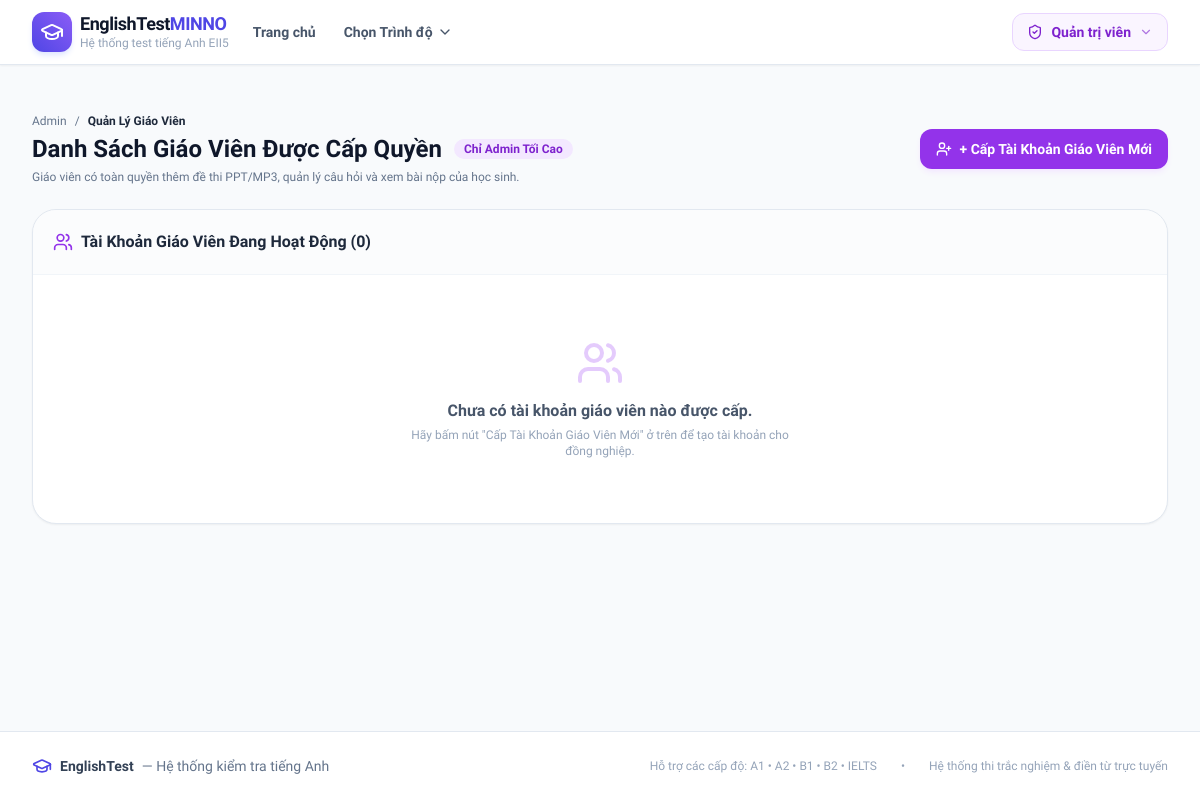
Before: /admin/teachers (signed in) with the older database file.
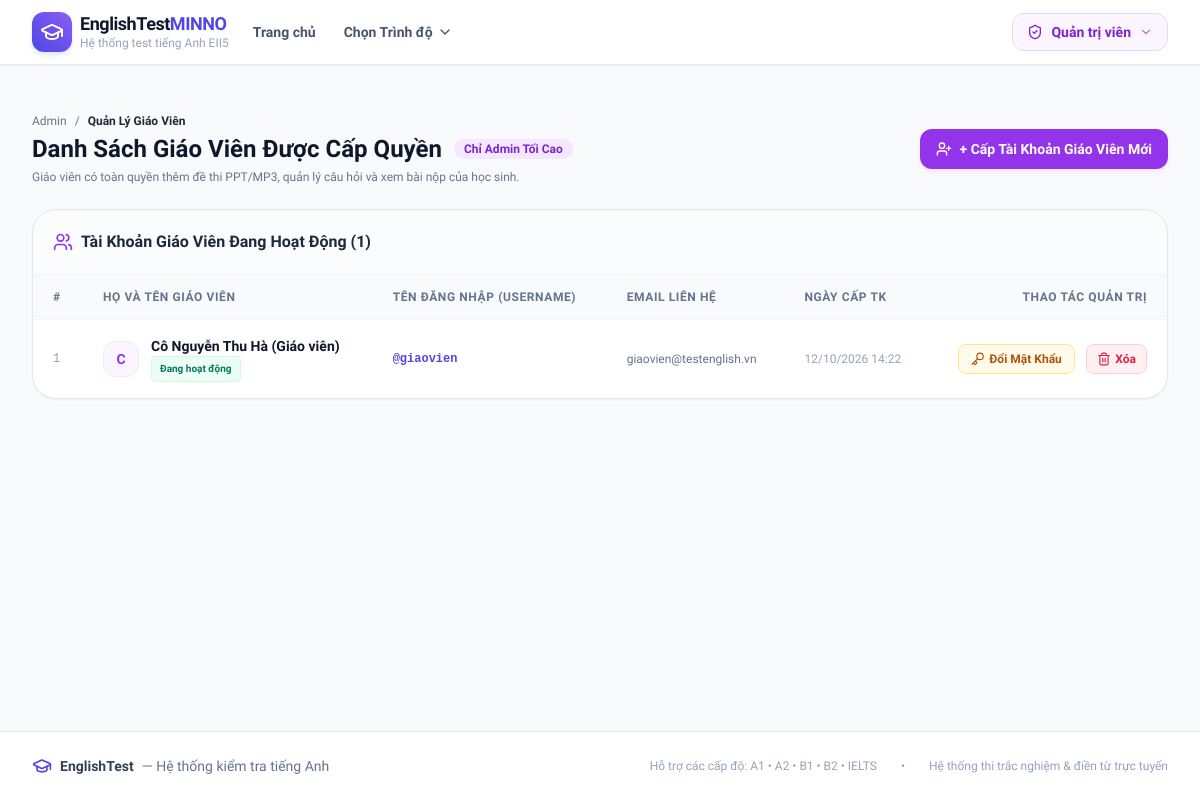
After: the same page with the newer database file.
### models.py (models this page shows, shortened)
class User(db.Model):
    __tablename__ = 'users'
    id = db.Column(db.Integer, primary_key=True)
    username = db.Column(db.String(80), unique=True, nullable=False)
    password_hash = db.Column(db.String(255), nullable=False)
    full_name = db.Column(db.String(120), nullable=False)
    email = db.Column(db.String(120), nullable=True)
    role = db.Column(db.String(20), default='user')  # 'admin' or 'user'
    created_at = db.Column(db.DateTime, default=datetime.utcnow)
    submissions = db.relationship('Submission', backref='user', lazy=True)

### app.py (the view, shortened to what this page needs)
@app.route('/admin/teachers', methods=['GET', 'POST'])
@admin_only_required
def admin_teachers():
    teachers = User.query.filter_by(role='teacher').order_by(User.created_at.desc()).all()
    return render_template('admin/teachers.html', teachers=teachers)

### app.py (called while the page is built)
def admin_only_required(f):
    @wraps(f)
    def decorated_function(*args, **kwargs):
        if not session.get('user_id'):
            return redirect(url_for('admin_login', next=request.path))
        if session.get('role') != 'admin':
            flash('Chức năng này chỉ dành riêng cho Quản trị viên tối cao (Admin).', 'danger')
            return redirect(url_for('admin_dashboard'))
        return f(*args, **kwargs)
    return decorated_function

@app.context_processor
def inject_globals():
    levels = Level.query.filter_by(is_active=True).order_by(Level.order_num).all()
    current_user = None
    if session.get('user_id'):
        current_user = User.query.get(session.get('user_id'))
    return {
        'all_levels': levels,
        'current_user': current_user,
        'is_admin': session.get('role') == 'admin',
        'is_teacher': session.get('role') == 'teacher',
        'is_staff': session.get('role') in ('admin', 'teacher'),
        'candidate_name': session.get('student_name'),
        'candidate_phone': session.get('student_phone'),
        'candidate_email': session.get('student_email')
    }

### models.py (called while the page is built)
    @property
    def active_tests_count(self):
        return len([t for t in self.tests if t.is_active])

### templates/admin/teachers.html (shortened to what this page needs)
{% extends 'base.html' %}
{% block content %}
<div class="max-w-7xl mx-auto px-4 sm:px-6 lg:px-8 py-8">
    <div class="flex flex-col md:flex-row md:items-center justify-between gap-4 mb-6">
        <div>
            <div class="flex items-center space-x-2 text-xs text-slate-500 mb-1">
                <a href="{{ url_for('admin_dashboard') }}" class="hover:text-indigo-600">Admin</a>
                <span>/</span>
                <span class="text-slate-800 font-bold">Quản Lý Giáo Viên</span>
            </div>
            <h1 class="text-2xl font-extrabold text-slate-900 flex items-center space-x-3">
                <span>Danh Sách Giáo Viên Được Cấp Quyền</span>
                <span class="text-xs px-2.5 py-0.5 rounded-full font-bold bg-purple-100 text-purple-700">Chỉ Admin Tối Cao</span>
            </h1>
            <p class="text-xs text-slate-500 mt-1">Giáo viên có toàn quyền thêm đề thi PPT/MP3, quản lý câu hỏi và xem bài nộp của học sinh.</p>
        </div>
        <button
            type="button"
            onclick="openNewTeacherModal()"
            class="px-4 py-2.5 bg-purple-600 hover:bg-purple-700 text-white font-bold rounded-xl text-sm shadow-md shadow-purple-100 transition flex items-center space-x-2"
        >
            <i data-lucide="user-plus" class="w-4 h-4"></i>
            <span>+ Cấp Tài Khoản Giáo Viên Mới</span>
        </button>
    </div>
    <div class="bg-white rounded-3xl border border-slate-200 shadow-sm overflow-hidden">
        <div class="p-5 border-b border-slate-100 flex items-center justify-between bg-slate-50/50">
            <div class="flex items-center space-x-2">
                <i data-lucide="users" class="w-5 h-5 text-purple-600"></i>
                <h2 class="font-bold text-slate-800 text-base">Tài Khoản Giáo Viên Đang Hoạt Động ({{ teachers|length }})</h2>
            </div>
        </div>
        {% if teachers %}
        <div class="overflow-x-auto">
            <table class="w-full text-left border-collapse text-sm">
                <thead>
                    <tr class="bg-slate-50 text-slate-500 font-bold text-xs uppercase tracking-wider border-b border-slate-100">
                        <th class="py-3.5 px-5">#</th>
                        <th class="py-3.5 px-5">Họ và Tên Giáo Viên</th>
                        <th class="py-3.5 px-5">Tên Đăng Nhập (Username)</th>
                        <th class="py-3.5 px-5">Email Liên Hệ</th>
                        <th class="py-3.5 px-5">Ngày Cấp TK</th>
                        <th class="py-3.5 px-5 text-right">Thao Tác Quản Trị</th>
                    </tr>
                </thead>
                <tbody class="divide-y divide-slate-100">
                    {% for t in teachers %}
                    <tr class="hover:bg-slate-50/80 transition group">
                        <td class="py-4 px-5 text-slate-400 font-mono text-xs">{{ loop.index }}</td>
                        <td class="py-4 px-5 font-bold text-slate-900">
                            <div class="flex items-center space-x-3">
                                <div class="w-9 h-9 rounded-xl bg-purple-50 text-purple-600 border border-purple-100 flex items-center justify-center font-bold text-sm">
                                    {{ t.full_name[:1] }}
                                </div>
                                <div>
                                    <p class="font-bold text-slate-900">{{ t.full_name }}</p>
                                    <span class="inline-flex items-center px-2 py-0.5 rounded text-[10px] font-bold bg-emerald-50 text-emerald-700 border border-emerald-100">
                                        Đang hoạt động
                                    </span>
                                </div>
                            </div>
                        </td>
                        <td class="py-4 px-5 font-mono text-xs text-indigo-600 font-bold">
                            @{{ t.username }}
                        </td>
                        <td class="py-4 px-5 text-slate-500 text-xs">
                            {{ t.email or '—' }}
                        </td>
                        <td class="py-4 px-5 text-slate-400 text-xs">
                            {{ t.created_at.strftime('%d/%m/%Y %H:%M') if t.created_at else '—' }}
                        </td>
                        <td class="py-4 px-5 text-right space-x-2">
                            <button
                                type="button"
                                onclick="openResetPasswordModal('{{ t.id }}', '{{ t.full_name }}', '{{ t.username }}')"
                                class="inline-flex items-center space-x-1 px-3 py-1.5 rounded-lg text-xs font-semibold bg-amber-50 text-amber-700 hover:bg-amber-100 transition border border-amber-200"
                                title="Đổi mật khẩu cho giáo viên này"
                            >
                                <i data-lucide="key" class="w-3.5 h-3.5"></i>
                                <span>Đổi Mật Khẩu</span>
                            </button>
                            <form method="POST" action="{{ url_for('admin_delete_teacher', teacher_id=t.id) }}" class="inline-block" onsubmit="return confirm('Bạn có chắc chắn muốn xóa tài khoản giáo viên {{ t.full_name }} (@{{ t.username }}) không?');">
                                <button type="submit" class="inline-flex items-center space-x-1 px-2.5 py-1.5 rounded-lg text-xs font-semibold bg-rose-50 text-rose-600 hover:bg-rose-100 transition border border-rose-200" title="Xóa tài khoản này">
                                    <i data-lucide="trash-2" class="w-3.5 h-3.5"></i>
                                    <span>Xóa</span>
                                </button>
                            </form>
                        </td>
                    </tr>
                    {% endfor %}
                </tbody>
            </table>
        </div>
        {% else %}
        <div class="py-16 text-center text-slate-400">
            <i data-lucide="users" class="w-12 h-12 mx-auto mb-3 opacity-30 text-purple-500"></i>
            <p class="font-bold text-slate-600 text-base">Chưa có tài khoản giáo viên nào được cấp.</p>
            <p class="text-xs text-slate-400 mt-1 max-w-sm mx-auto">Hãy bấm nút "Cấp Tài Khoản Giáo Viên Mới" ở trên để tạo tài khoản cho đồng nghiệp.</p>
        </div>
        {% endif %}
    </div>
</div>
{% endblock %}

### templates/base.html (shortened to what this page needs)
<!DOCTYPE html>
<html lang="vi" class="h-full bg-slate-50">
<head>
    <script src="https://cdn.tailwindcss.com"></script>
    <link rel="stylesheet" href="{{ url_for('static', filename='css/custom.css') }}">
</head>
<body class="h-full flex flex-col font-['Plus_Jakarta_Sans',sans-serif] text-slate-800 antialiased selection:bg-indigo-500 selection:text-white">
    <nav class="bg-white border-b border-slate-200 sticky top-0 z-50 shadow-sm">
        <div class="max-w-7xl mx-auto px-4 sm:px-6 lg:px-8">
            <div class="flex justify-between h-16">
                <div class="flex items-center space-x-3">
                    <a href="{{ url_for('home') }}" class="flex items-center space-x-2 text-indigo-600 hover:text-indigo-700 transition">
                        <div class="w-10 h-10 rounded-xl bg-gradient-to-tr from-indigo-600 to-violet-500 flex items-center justify-center text-white shadow-md shadow-indigo-100">
                            <i data-lucide="graduation-cap" class="w-6 h-6"></i>
                        </div>
                        <div class="flex flex-col">
                            <span class="font-bold text-lg leading-tight tracking-tight text-slate-900">EnglishTest<span class="text-indigo-600">MINNO</span></span>
                            <span class="text-xs text-slate-400 font-medium">Hệ thống test tiếng Anh EII5</span>
                        </div>
                    </a>
                    <div class="hidden md:flex items-center space-x-1 ml-8">
                        <a href="{{ url_for('home') }}" class="px-3 py-2 rounded-lg text-sm font-semibold transition {% if request.endpoint == 'home' %}text-indigo-600 bg-indigo-50{% else %}text-slate-600 hover:text-slate-900 hover:bg-slate-100{% endif %}">
                            Trang chủ
                        </a>
                        <div class="relative group">
                            <button class="px-3 py-2 rounded-lg text-sm font-semibold text-slate-600 hover:text-slate-900 hover:bg-slate-100 flex items-center space-x-1">
                                <span>Chọn Trình độ</span>
                                <i data-lucide="chevron-down" class="w-4 h-4"></i>
                            </button>
                        </div>
                    </div>
                </div>
                <div class="flex items-center space-x-3">
                    {% if is_staff %}
                    <div class="relative group">
                        <button class="inline-flex items-center space-x-2 px-3 py-1.5 sm:px-3.5 sm:py-2 text-xs sm:text-sm font-bold rounded-xl transition border {% if is_admin %}bg-purple-50 text-purple-700 border-purple-200 hover:bg-purple-100{% else %}bg-indigo-50 text-indigo-700 border-indigo-200 hover:bg-indigo-100{% endif %}">
                            <i data-lucide="{% if is_admin %}shield-check{% else %}graduation-cap{% endif %}" class="w-4 h-4"></i>
                            <span>{% if is_admin %}Quản trị viên{% else %}GV: {{ current_user.full_name }}{% endif %}</span>
                            <i data-lucide="chevron-down" class="w-3.5 h-3.5 opacity-60"></i>
                        </button>
                    </div>
                    {% endif %}
                </div>
            </div>
        </div>
    </nav>
    <main class="flex-1 w-full">
        {% block content %}{% endblock %}
    </main>
    <footer class="bg-white border-t border-slate-200 py-6 mt-12 text-sm text-slate-500">
        <div class="max-w-7xl mx-auto px-4 sm:px-6 lg:px-8 flex flex-col md:flex-row items-center justify-between gap-4">
            <div class="flex items-center space-x-2">
                <i data-lucide="graduation-cap" class="w-5 h-5 text-indigo-600"></i>
                <span class="font-semibold text-slate-700">EnglishTest</span>
                <span>— Hệ thống kiểm tra tiếng Anh</span>
            </div>
            <div class="flex items-center space-x-6 text-xs text-slate-400">
                <span>Hỗ trợ các cấp độ: A1 • A2 • B1 • B2 • IELTS</span>
                <span>•</span>
                <span>Hệ thống thi trắc nghiệm & điền từ trực tuyến</span>
            </div>
        </div>
    </footer>
</body>
</html>

Changed rows visible on the page:
added User: full_name "C", full_name "Cô Nguyễn Thu Hà (Giáo viên)", username "giaovien", email "giaovien@testenglish.vn", created_at "12/10/2026 14:22"
Other visible differences:
{{ teachers|length }}: "0" → "1"
text no longer shown: "Chưa có tài khoản giáo viên nào được cấp. Hãy bấm nút \"Cấp Tài Khoản Giáo Viên Mới\" ở trên để tạo tài khoản cho đồng nghiệp."
text now shown: "# HỌ VÀ TÊN GIÁO VIÊN TÊN ĐĂNG NHẬP (USERNAME) EMAIL LIÊN HỆ NGÀY CẤP TK THAO TÁC QUẢN TRỊ"
